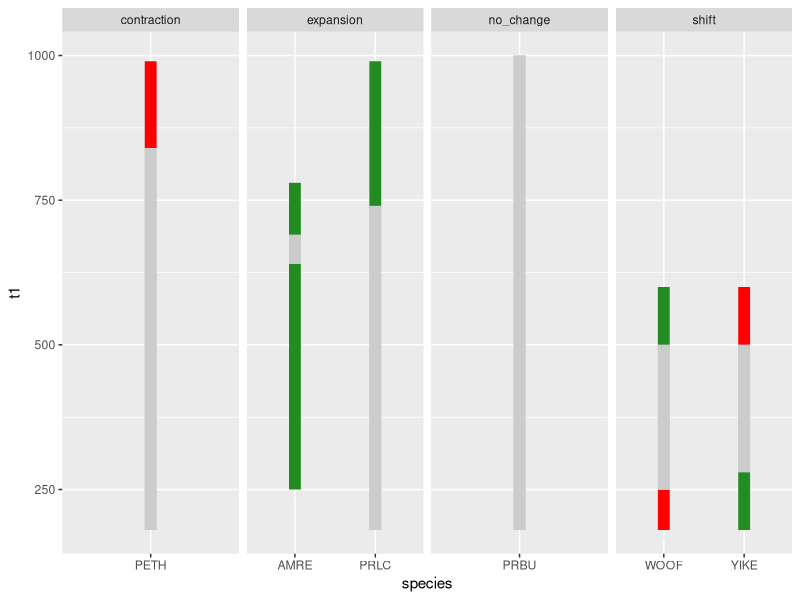
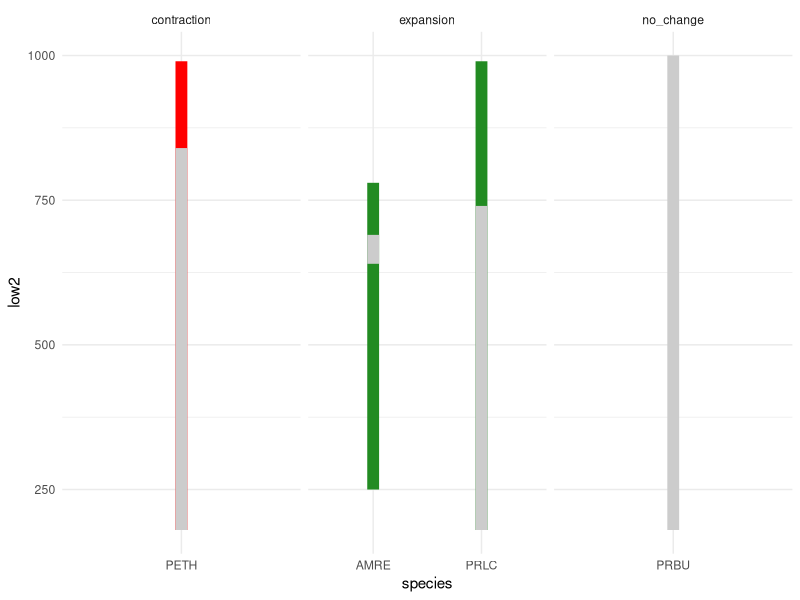
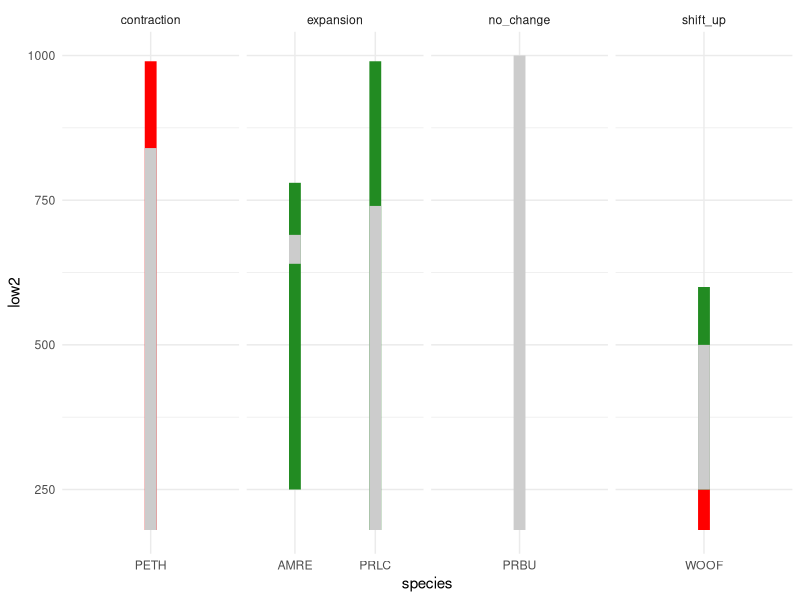
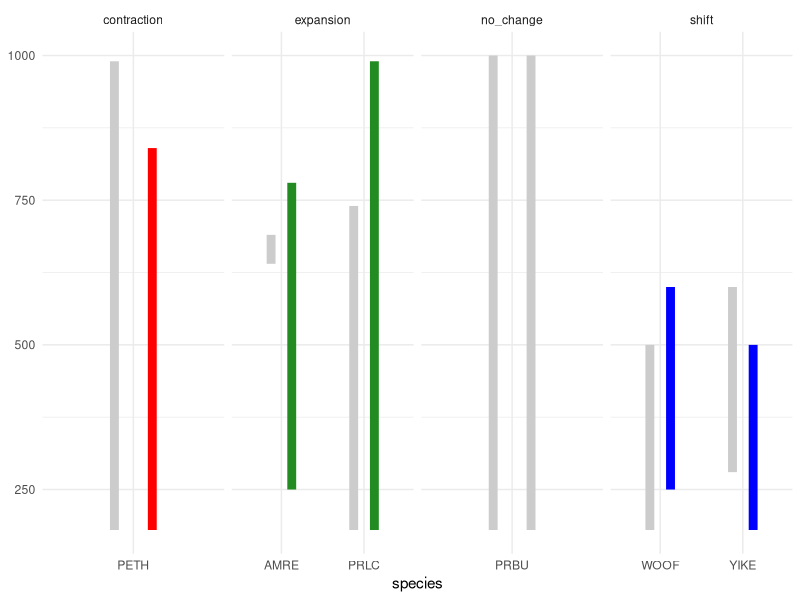

Source code (R) for these figures, in order:
library(tidyverse)

# best way to do this

d <- tribble(
  ~species, ~low_1, ~high_1, ~low_2, ~high_2, ~shift,
  "PRLC", 180, 740, 180, 990, "expansion",
  "AMRE", 640, 690, 250, 780, "expansion",
  "PETH", 180, 990, 180, 840, "contraction",
  "PRBU", 180, 1000, 180, 1000, "no_change",
  "WOOF", 180, 500, 250, 600, "shift",
  "YIKE", 280, 600, 180, 500, "shift"
)

# basic steps here:
# find the range of the grey bars, which is the smallest high value and the biggest low value
# then some reshaping to get our data into a format where each species has 2 rows, one for the upper limits and one for the lower limits Each row has both time steps
# then we figure out the changes in upper and lower limits, and then decide whether those are expansions or contractions. If they're nothing, then we say they're NA
dd <- d %>% 
  mutate(grey_low = pmax(low_1, low_2), grey_high = pmin(high_1, high_2)) %>% 
  pivot_longer(cols = c(low_1, low_2, high_1, high_2)) %>% 
  separate(name, into = c("type", "time"), sep = "_") %>% 
  pivot_wider(names_from = time, values_from = value, names_prefix = "t") %>% 
  mutate(change = t2 - t1,
         change = case_when(
           type == "low" & change < 0 | type == "high" & change > 0 ~ "exp",
           type == "low" & change > 0 | type == "high" & change < 0 ~ "cont",
           TRUE ~ NA_character_
         )) 

dd

dd %>% 
  # x axis is species
  ggplot(aes(x = species, xend = species)) +
  # here we are plotting the expansions and contractions on both high and low limits
  geom_segment(aes(y = t1, yend = t2, color = change), size = 4) +
  # now we plot grey segments, based on the grey calculations we made earlier
  geom_segment(aes(y = grey_low, yend = grey_high), color = "grey80", size = 4) +
  scale_color_manual(values = c("red", "forestgreen")) +
  facet_wrap(vars(shift), nrow = 1, scales = "free_x") +
  theme(legend.position = "none")

# set up dataframe with low and high ranges for time 1 and low and high ranges for time 2, and whether or not that represents contraction or expansion
d <- tribble(
  ~species, ~low1, ~high1, ~low2, ~high2, ~expansion,
  "PRLC", 180, 740, 180, 990, "expansion",
  "AMRE", 640, 690, 250, 780, "expansion",
  "PETH", 180, 990, 180, 840, "contraction",
  "PRBU", 180, 1000, 180, 1000, "no_change"
)

theme_set(theme_minimal())

# easiest way to do this is actually to just plot a few different sets of geoms that overlap each other. this works nicely when there are range expansions in both directions

d %>% 
  ggplot(aes(x = species, xend = species)) +
  # first plot the green bars, these are NEW ranges so we use low2 and high2
  geom_segment(data = . %>% 
                 filter(expansion == "expansion"),
               aes(y = low2, yend = high2, color = expansion), size = 4, color = "forestgreen") +
  # now plot the gray bars that cover up parts of the green bars, using low1 and high1
  geom_segment(data = . %>% 
                 filter(expansion != "contraction"),
               aes(y = low1, yend = high1), size = 4, color = "grey80") +
  # now plot the red bars, these are actually the OLD ranges so we use low1 and high1
  geom_segment(data = . %>% 
                 filter(expansion == "contraction"),
               aes(y = low1, yend = high1, color = expansion), size = 4, color = "red") +
  # then plot the grey bars to cover them up, which are the NEW ranges, so we use low2 and high2
  geom_segment(data = . %>% 
                 filter(expansion == "contraction"),
               aes(y = low2, yend = high2), size = 4, color = "grey80") +
  facet_wrap(vars(expansion), nrow = 1, scales = "free_x")

# NOTE: this will NOT work if you have an expansion on one end of the range and a contraction on the other. you'd have to do something like below:

d <- tribble(
  ~species, ~low1, ~high1, ~low2, ~high2, ~expansion,
  "PRLC", 180, 740, 180, 990, "expansion",
  "AMRE", 640, 690, 250, 780, "expansion",
  "PETH", 180, 990, 180, 840, "contraction",
  "PRBU", 180, 1000, 180, 1000, "no_change",
  "WOOF", 180, 500, 250, 600, "shift_up"
)

d %>% 
  ggplot(aes(x = species, xend = species)) +
  # first plot the green bars, these are NEW ranges so we use low2 and high2
  geom_segment(data = . %>% 
                 filter(expansion == "expansion"),
               aes(y = low2, yend = high2, color = expansion), size = 4, color = "forestgreen") +
  # now plot the gray bars that cover up parts of the green bars, using low1 and high1
  geom_segment(data = . %>% 
                 filter(expansion %in% c("expansion", "no_change")),
               aes(y = low1, yend = high1), size = 4, color = "grey80") +
  # now plot the red bars, these are actually the OLD ranges so we use low1 and high1
  geom_segment(data = . %>% 
                 filter(expansion == "contraction"),
               aes(y = low1, yend = high1, color = expansion), size = 4, color = "red") +
  # then plot the grey bars to cover them up, which are the NEW ranges, so we use low2 and high2
  geom_segment(data = . %>% 
                 filter(expansion == "contraction"),
               aes(y = low2, yend = high2), size = 4, color = "grey80") +
  geom_segment(data = . %>% 
                filter(expansion == "shift_up"),
               aes(y = low1, yend = high1), size = 4, color = "red") +
  geom_segment(data = . %>% 
                 filter(expansion == "shift_up"),
               aes(y = low2, yend = high2), size = 4, color = "forestgreen") +
  geom_segment(data = . %>% 
                 filter(expansion == "shift_up"),
               aes(y = low2, yend = high1), size = 4, color = "grey80") +
  facet_wrap(vars(expansion), nrow = 1, scales = "free_x")

d <- tribble(
  ~species, ~low_1, ~high_1, ~low_2, ~high_2, ~expansion,
  "PRLC", 180, 740, 180, 990, "expansion",
  "AMRE", 640, 690, 250, 780, "expansion",
  "PETH", 180, 990, 180, 840, "contraction",
  "PRBU", 180, 1000, 180, 1000, "no_change",
  "WOOF", 180, 500, 250, 600, "shift",
  "YIKE", 280, 600, 180, 500, "shift"
)

# I kind of like this visualization
d %>%
  pivot_longer(cols = c(low_1, low_2, high_1, high_2)) %>%
  separate(name, into = c("type", "time"), sep = "_") %>%
  mutate(time = as.numeric(time)) %>%
  pivot_wider(names_from = type, values_from = value) %>%
  ggplot(aes(x = species, ymin = low, ymax = high, group = factor(time),
             color = if_else(time == 1, "original", expansion))) +
  geom_errorbar(position = position_dodge(width = 0.5), size = 3, width = 0) +
  scale_color_manual(values = c("red", "forestgreen", "grey80", "grey80", "blue", "blue")) +
  theme(legend.position = "none") +
  facet_wrap(vars(expansion), nrow = 1, scales = "free_x")


# d %>% 
#   pivot_longer(cols = c(low_1, low_2, high_1, high_2)) %>% 
#   separate(name, into = c("type", "time"), sep = "_") %>% 
#   mutate(time = as.numeric(time)) %>% 
#   pivot_wider(names_from = type, values_from = value) %>% 
#   ggplot(aes(x = species)) +
#   geom_point(aes(y = low), position = position_dodge(width = 0.5))
#   
#   
# d %>% 
#   pivot_longer(cols = c(low_1, low_2, high_1, high_2)) %>% 
#   separate(name, into = c("type", "time"), sep = "_") %>% 
#   mutate(time = as.numeric(time)) %>% 
#   pivot_wider(names_from = type, values_from = value) 
# 
# 
# d %>% 
#   mutate(low_change = low_2 - low_1,
#          high_change = high_2 - high_1,
#          color = case_when(
#            low_change < 0 | high_change > 0 ~ "forestgreen",
#            low_change > 0 | high_change < 0 ~ "red",
#            TRUE ~ "grey80"
#          )) %>% 
#   ggplot(aes(x = species, xend = species, color = color)) +
#   geom_segment(aes(y = low_1, yend = low_2), size = 4) +
#   geom_segment(aes(y = high_1, yend = high_2), size = 4) +
#   geom_segment(aes(y = pmax(low_1, low_2), yend = pmin(high_1, high_2)), 
#                color = "grey80", size = 4) +
#   scale_color_identity()


